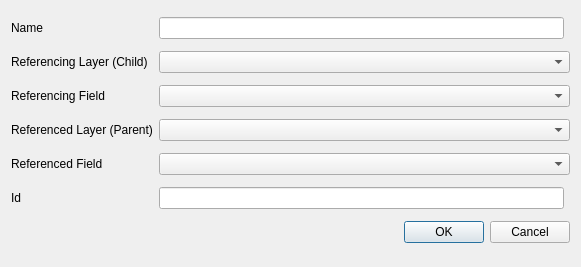
<?xml version="1.0" encoding="UTF-8"?>
<ui version="4.0">
 <class>QgsRelationAddDlgBase</class>
 <widget class="QDialog" name="QgsRelationAddDlgBase">
  <property name="geometry">
   <rect>
    <x>0</x>
    <y>0</y>
    <width>581</width>
    <height>267</height>
   </rect>
  </property>
  <property name="windowTitle">
   <string>Add relation</string>
  </property>
  <layout class="QGridLayout" name="gridLayout">
   <item row="4" column="1" colspan="2">
    <widget class="QComboBox" name="mCbxReferencingField"/>
   </item>
   <item row="3" column="1" colspan="2">
    <widget class="QComboBox" name="mCbxReferencingLayer"/>
   </item>
   <item row="4" column="0">
    <widget class="QLabel" name="label_2">
     <property name="text">
      <string>Referencing Field</string>
     </property>
    </widget>
   </item>
   <item row="5" column="0">
    <widget class="QLabel" name="label_3">
     <property name="text">
      <string>Referenced Layer (Parent)</string>
     </property>
    </widget>
   </item>
   <item row="6" column="0">
    <widget class="QLabel" name="label_4">
     <property name="text">
      <string>Referenced Field</string>
     </property>
    </widget>
   </item>
   <item row="5" column="1" colspan="2">
    <widget class="QComboBox" name="mCbxReferencedLayer"/>
   </item>
   <item row="6" column="1" colspan="2">
    <widget class="QComboBox" name="mCbxReferencedField"/>
   </item>
   <item row="3" column="0">
    <widget class="QLabel" name="label">
     <property name="text">
      <string>Referencing Layer (Child)</string>
     </property>
    </widget>
   </item>
   <item row="1" column="0">
    <widget class="QLabel" name="label_7">
     <property name="text">
      <string>Name</string>
     </property>
    </widget>
   </item>
   <item row="14" column="0" colspan="3">
    <widget class="QDialogButtonBox" name="buttonBox">
     <property name="orientation">
      <enum>Qt::Horizontal</enum>
     </property>
     <property name="standardButtons">
      <set>QDialogButtonBox::Cancel|QDialogButtonBox::Ok</set>
     </property>
    </widget>
   </item>
   <item row="8" column="0">
    <widget class="QLabel" name="label_5">
     <property name="text">
      <string>Id</string>
     </property>
    </widget>
   </item>
   <item row="8" column="1">
    <widget class="QLineEdit" name="mTxtRelationId"/>
   </item>
   <item row="1" column="1">
    <widget class="QLineEdit" name="mTxtRelationName"/>
   </item>
  </layout>
 </widget>
 <tabstops>
  <tabstop>mTxtRelationName</tabstop>
  <tabstop>mCbxReferencingLayer</tabstop>
  <tabstop>mCbxReferencingField</tabstop>
  <tabstop>mCbxReferencedLayer</tabstop>
  <tabstop>mCbxReferencedField</tabstop>
  <tabstop>mTxtRelationId</tabstop>
  <tabstop>buttonBox</tabstop>
 </tabstops>
 <resources/>
 <connections>
  <connection>
   <sender>buttonBox</sender>
   <signal>accepted()</signal>
   <receiver>QgsRelationAddDlgBase</receiver>
   <slot>accept()</slot>
   <hints>
    <hint type="sourcelabel">
     <x>248</x>
     <y>254</y>
    </hint>
    <hint type="destinationlabel">
     <x>157</x>
     <y>274</y>
    </hint>
   </hints>
  </connection>
  <connection>
   <sender>buttonBox</sender>
   <signal>rejected()</signal>
   <receiver>QgsRelationAddDlgBase</receiver>
   <slot>reject()</slot>
   <hints>
    <hint type="sourcelabel">
     <x>316</x>
     <y>260</y>
    </hint>
    <hint type="destinationlabel">
     <x>286</x>
     <y>274</y>
    </hint>
   </hints>
  </connection>
 </connections>
</ui>
